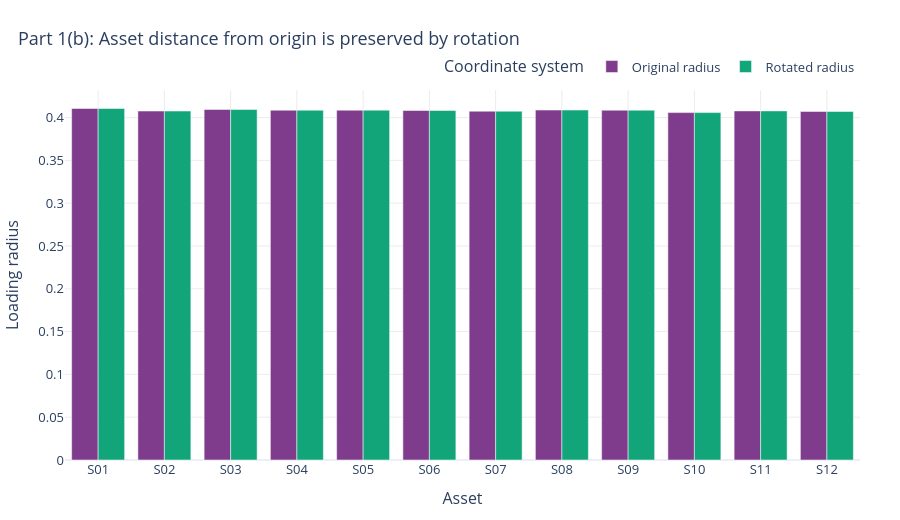

The cell this chart's notebook holds for it:
### Markdown cell above
### Geometry-preservation diagnostic

The rotated loadings have the same distance from the origin as the original loadings. This reinforces that rotation changes the coordinate description of the factors, not the geometry of the loading cloud.

### Code cell
radius_df = pd.DataFrame({
    "asset_id": returns_mon.columns,
    "Original radius": original_radius,
    "Rotated radius": rotated_radius,
})
radius_long = radius_df.melt(id_vars="asset_id", var_name="Coordinate system", value_name="Radius")

fig = px.bar(
    radius_long,
    x="asset_id",
    y="Radius",
    color="Coordinate system",
    barmode="group",
    color_discrete_sequence=COLOR_SEQUENCE,
    title="Part 1(b): Asset distance from origin is preserved by rotation",
)
fig.update_xaxes(title_text="Asset")
fig.update_yaxes(title_text="Loading radius")
style_figure(fig, height=520).show()

### Figure 1 — Plotly figure (JSON) as saved in the notebook; plotly's stock layout.template omitted (floating-point values rounded to 4 significant figures)
{"data": [{"alignmentgroup": "True", "hovertemplate": "Coordinate system=Original radius<br>asset_id=%{x}<br>Radius=%{y}<extra></extra>", "legendgroup": "Original radius", "marker": {"color": "rgb(127, 60, 141)", "pattern": {"shape": ""}}, "name": "Original radius", "offsetgroup": "Original radius", "orientation": "v", "showlegend": true, "textposition": "auto", "type": "bar", "x": ["S01", "S02", "S03", "S04", "S05", "S06", "S07", "S08", "S09", "S10", "S11", "S12"], "xaxis": "x", "y": [0.4106, 0.4076, 0.4095, 0.4086, 0.4087, 0.4083, 0.4075, 0.4088, 0.4086, 0.4058, 0.4078, 0.4072], "yaxis": "y"}, {"alignmentgroup": "True", "hovertemplate": "Coordinate system=Rotated radius<br>asset_id=%{x}<br>Radius=%{y}<extra></extra>", "legendgroup": "Rotated radius", "marker": {"color": "rgb(17, 165, 121)", "pattern": {"shape": ""}}, "name": "Rotated radius", "offsetgroup": "Rotated radius", "orientation": "v", "showlegend": true, "textposition": "auto", "type": "bar", "x": ["S01", "S02", "S03", "S04", "S05", "S06", "S07", "S08", "S09", "S10", "S11", "S12"], "xaxis": "x", "y": [0.4106, 0.4076, 0.4095, 0.4086, 0.4087, 0.4083, 0.4075, 0.4088, 0.4086, 0.4058, 0.4078, 0.4072], "yaxis": "y"}], "layout": {"barmode": "group", "font": {"size": 13}, "height": 520, "legend": {"orientation": "h", "title": {"text": "Coordinate system"}, "tracegroupgap": 0, "x": 1, "xanchor": "right", "y": 1.02, "yanchor": "bottom"}, "margin": {"b": 60, "l": 60, "r": 40, "t": 90}, "title": {"text": "Part 1(b): Asset distance from origin is preserved by rotation", "x": 0.02, "xanchor": "left"}, "xaxis": {"anchor": "y", "domain": [0, 1], "gridcolor": "rgba(0,0,0,0.08)", "showgrid": true, "title": {"text": "Asset"}}, "yaxis": {"anchor": "x", "domain": [0, 1], "gridcolor": "rgba(0,0,0,0.08)", "showgrid": true, "title": {"text": "Loading radius"}}}}
